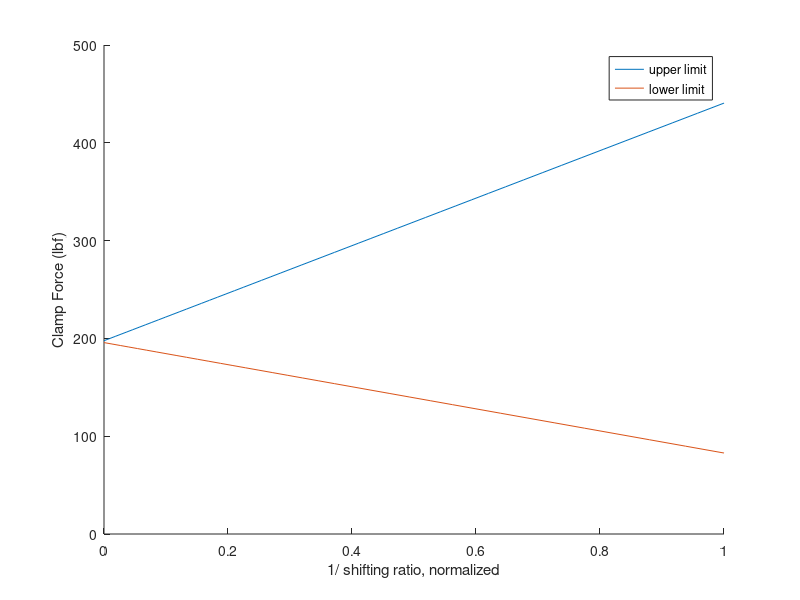

The MATLAB script that drew this image:
%maximum clamp force bount
Safety_factor = 1;

Angle_deg = 13;
Angle_rad = deg2rad (Angle_deg);
mu = 0.51;

Dse = 4.149:0.1:9.34; %diameter inches
Rse_upper = Dse ./ 2; %radius inch

Torque_transmitted = 18.5 * 12 * 4.31; %in-lbs

Fse_upper = Safety_factor * Torque_transmitted * cos(Angle_rad) ./ (2 * mu * Rse_upper);
Rse_upper = Rse_upper .^ -1;
Rse_upper_norm = (Rse_upper - min(Rse_upper))./ (max(Rse_upper) - min(Rse_upper)); 

%minimum clamp force bount
Ratios = 0.81:0.1:4.31;
Rse_lower = linspace(4.149,9.34, length(Ratios));
Rse_lower = Rse_lower ./ 2;

Torque_transmitted = 18.5 * 12 .* Ratios;
Fse_lower = Safety_factor * Torque_transmitted * cos(Angle_rad) ./ (2 * mu * Rse_lower);

Rse_lower = Rse_lower .^ -1;
Rse_lower_norm = (Rse_lower - min(Rse_lower)) ./ (max(Rse_lower) - min(Rse_lower));

hold on;
plot(Rse_upper_norm, Fse_upper, 'DisplayName','upper limit');
plot(Rse_lower_norm, Fse_lower, 'DisplayName','lower limit');

xlabel('1/ shifting ratio, normalized')
ylabel('Clamp Force (lbf)')
hold off;

lgd = legend;

Belt_width = 1.188; %inch